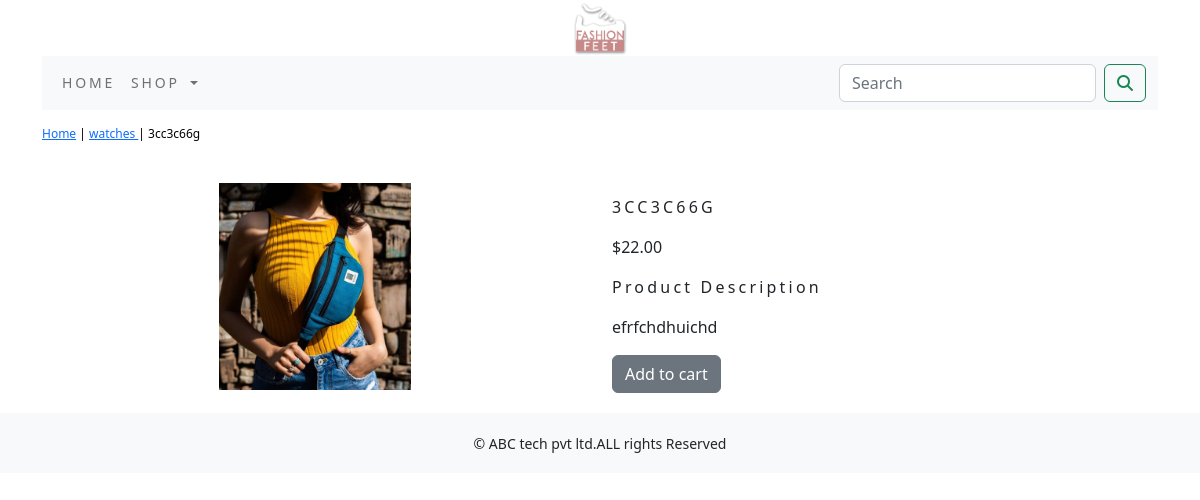
Page /watches/3cc3c66g/ on the committed database.
### shop/models.py (models this page shows, shortened)
class Product(models.Model):
    name=models.CharField(max_length=250,unique=True)
    slug=models.SlugField(max_length=250,unique=True)
    description=models.TextField(blank=True)
    price=models.DecimalField(max_digits=10,decimal_places=2)
    category=models.ForeignKey(Category,on_delete=models.CASCADE)
    image = models.ImageField(upload_to='product',blank=True)
    stock=models.IntegerField()
    available=models.BooleanField(default=True)
    created=models.DateTimeField(auto_now_add=True)
    updated=models.DateTimeField(auto_now=True)
    class Meta:
        ordering=('name',)
        verbose_name='product'
        verbose_name_plural='products'

class Category(models.Model):
    name=models.CharField(max_length=250,unique=True)
    slug=models.SlugField(max_length=250,unique=True)
    description=models.TextField(blank=True)
    image=models.ImageField(upload_to='category',blank=True)
    class Meta:
        ordering=('name',)
        verbose_name='category'
        verbose_name_plural='categories'
    def get_url(self):
        return reverse('shop:products_by_category',args=[self.slug])
    def __str__(self):
        return '{}'.format(self.name)

### shop/views.py (the view)
# urls.py: path('<slug:c_slug>/<slug:product_slug>/',views.proDetail,name='prodCatdetail')
def proDetail(request,c_slug,product_slug):
    try:
        product=Product.objects.get(category__slug=c_slug,slug=product_slug)
    except Exception as e:
        raise e
    return render(request,'product.html',{'product':product})

### cart/context_processors.py (called while the page is built)
def counter(request):
    item_count=0
    if 'admin' in request.path:
        return {}
    else:
        try:
            cart=Cart.objects.filter(cart_id=_cart_id(request))
            car_items=CartItem.objects.all().filter(cart=cart[:1])
            for cart_item in car_items:
                item_count += cart_item.quantity
        except Cart.DoesNotExist:
            item_count = 0
    return dict(item_count=item_count)

### cart/views.py (called while the page is built)
def _cart_id(request):
    cart=request.session.session_key
    if not cart:
        cart=request.session.create()
    return cart

### shop/context_processors.py (called while the page is built)
def menu_links(request):
    links=Category.objects.all()
    return dict(links=links)

### templates/product.html (shortened to what this page needs)
{% extends 'base.html' %}
{% load static %}
{% block content %}
<div class="row my_prod_row_class">
    <div class="mx_auto">
    <div>
        <p> <a href="{% url 'shop:allProdCat' %}">Home</a> | <a href="{{product.category.get_url}}"> {{product.category}} </a> | {{product.name}} </p>
    </div>
</div>
    <div class="container">
<br>
<div class="row">
    <div class="col-12 col-sm-12 col-md-12 col-lg-6  text-center">
        <div style="min-width:18rem">
            <img src="{{product.image.url}}" alt="{{product.name}}" width="35%;">
        </div>
    </div>
        <div class="col-12 col-sm-12 col-md-12 col-lg-6" >
            <div>
            <h1 class="my_prod_title">{{product.name}}</h1>
            <p>${{product.price}}</p>
            <p class="my_title"> Product Description</p>
            <p class="text-justify my_rod_text">{{product.description}}</p>
            {% if product.stock <= 0 %}
            <p class="text-justify my_prod_text"><b>Out of Stock</b></p>
            {% else %}
            <a  class="btn btn-secondary" href="{% url 'cart:add_cart' product.id %}">Add to cart</a>
            {% endif %}
        </div>
    </div>
 </div>
</div>
</div>
{% endblock %}

### static/css/custom.css (style rules this page uses)
.my_title { font-size:16px; text_transform:uppercase; letter-spacing:.2em; }
.my_prod_row_class { padding-top:15px; padding-bottom:20px; }
.my_prod_row_class .mx_auto { color:#000; font-size:12px; text-decoration:none; }
.my_prod_title { font-size:16px; text-transform:uppercase; letter-spacing:.2em; padding-top:15px; padding-bottom:10px; }

### rows in the picture
Product: category "watches", name "3cc3c66g", image (picture), name "3CC3C66G", price "22.00", description "efrfchdhuichd"
